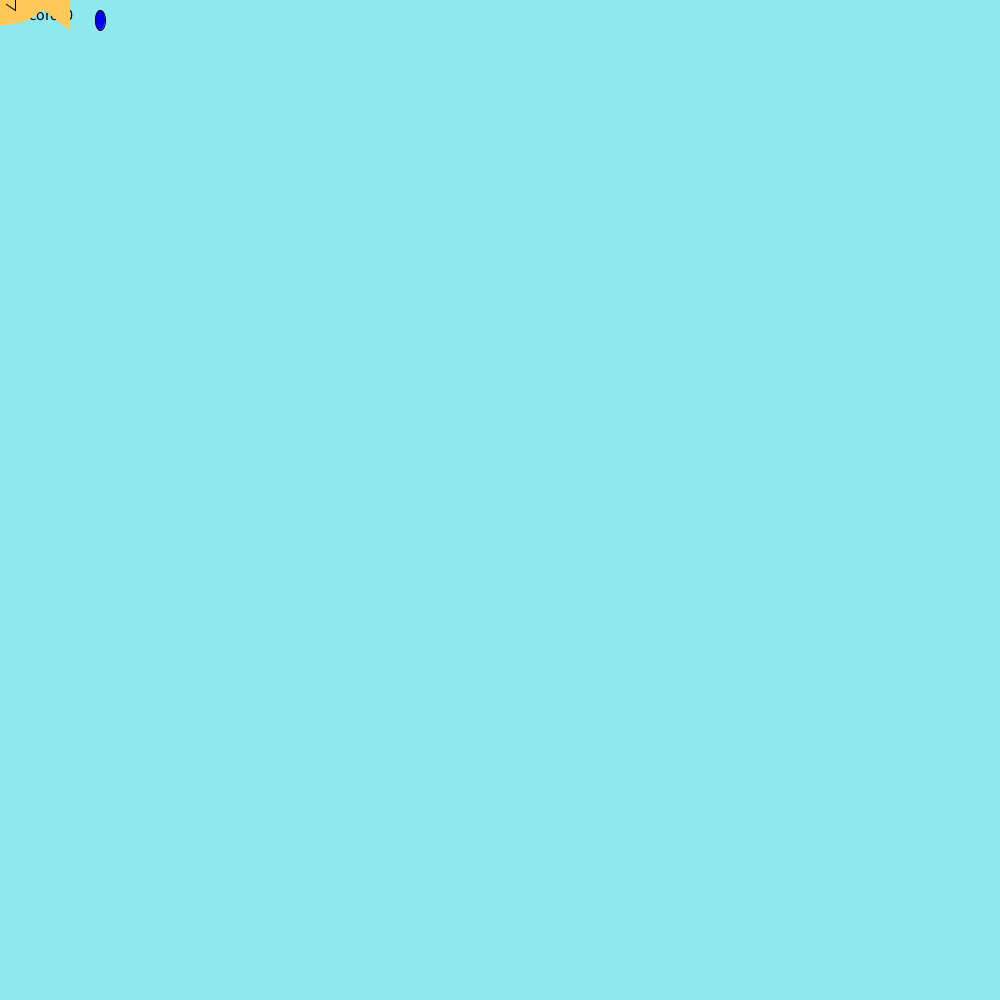
Frame 1 (no input)
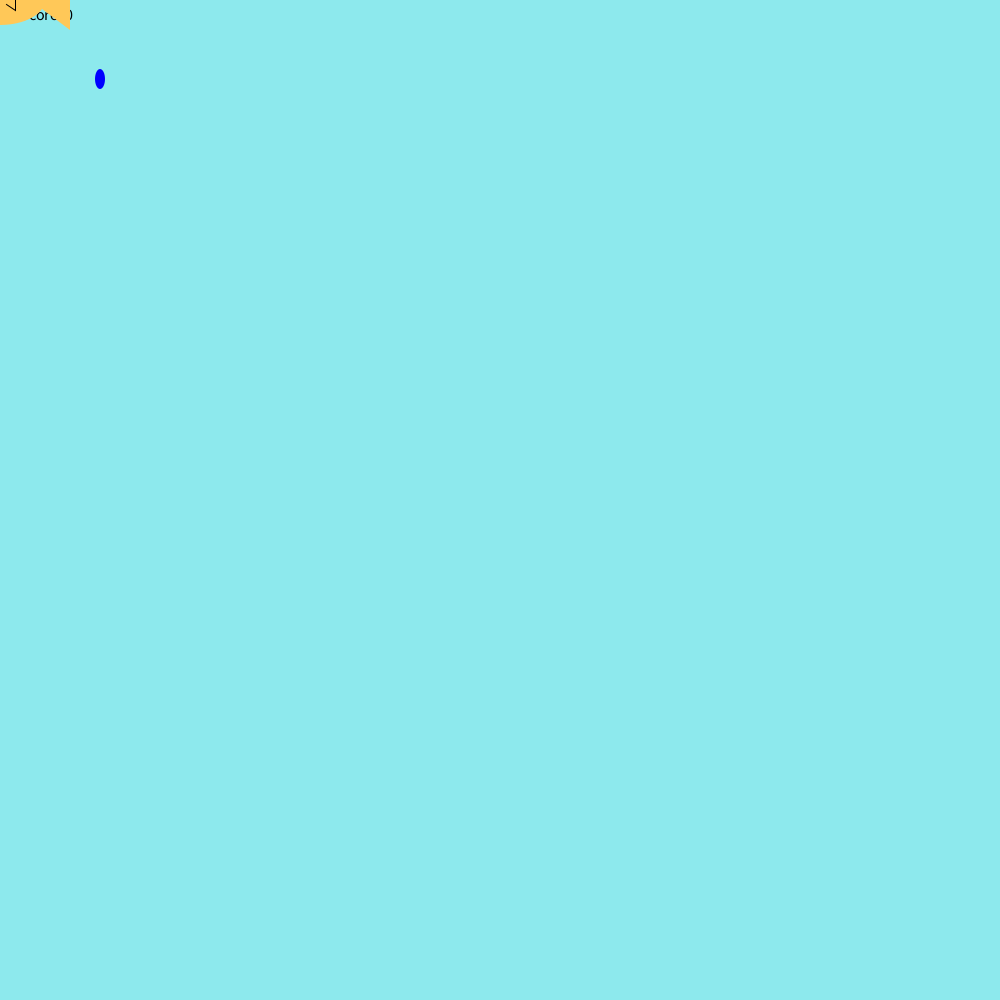
Frame 60 (the mouse pressed at the canvas centre just before this capture)
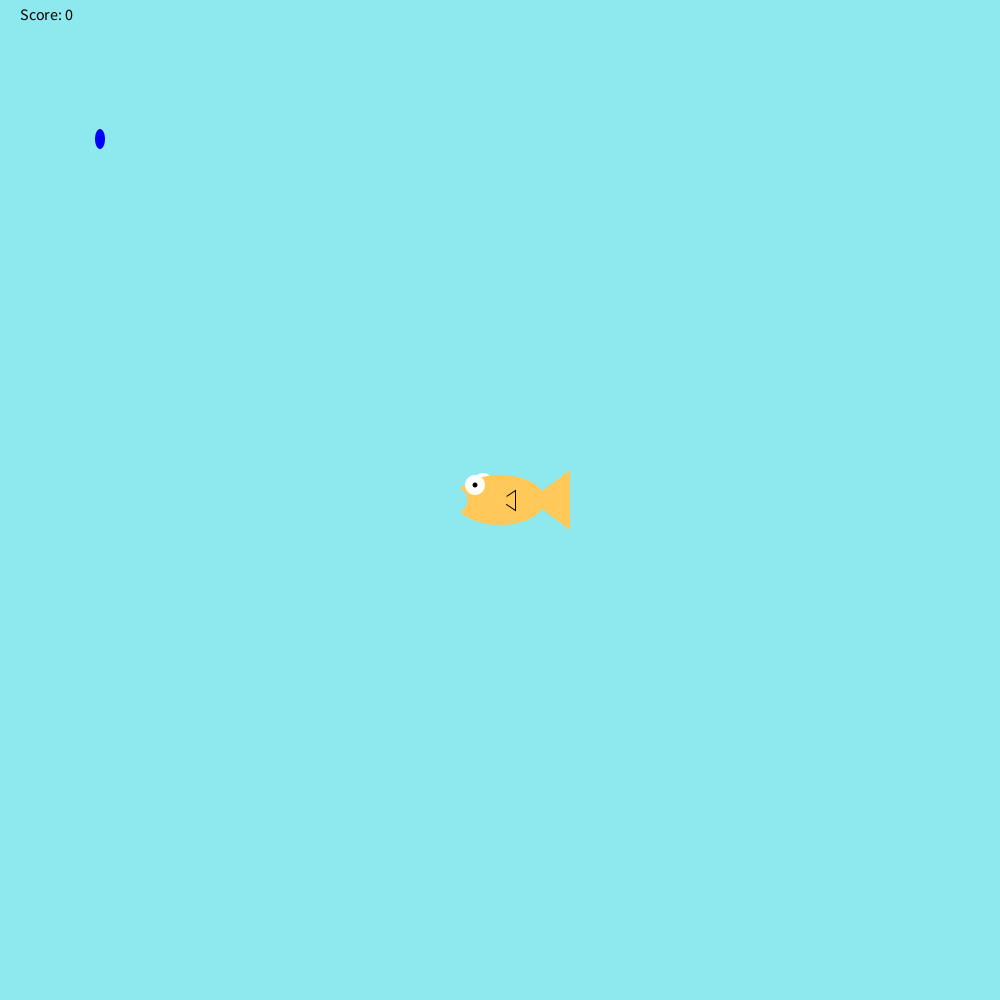
Frame 120 (the mouse held since frame 60 and released just before this capture)

The Processing sketch that drew these frames (run headless with seeded random() and noise(); from frame 60 on, the mouse is pressed at the canvas centre):

// Processing sketch: FishFeedingFoctopus
// ── FishFeedingFoctopus.pde
int foodX = 100;
int foodY = 20;
int score = 0;
void setup(){
size(1000,1000);
  
}
  void draw() {
  fill(0, 0, 0);
textSize(16);
text("Score: " + score, 20, 20);
background (141,233,237);
fill(0, 0, 255);
ellipse(foodX, foodY, 10, 20);
foodY=foodY+1; 
if (foodY > height) {
 foodX= (int) random(width-20);
 ellipse(foodX, foodY, 10, 20);
}
  fill(0, 0, 0);
textSize(16);
text("Score: " + score, 20, 20);
textSize(12); //if it’s not big enough
if(score>20) {
text("You are half good." , 500, 500); }
textSize(20);
if(score>40) {
text("You are good and have won!", 510, 510); }
checkCatch(foodX, foodY); 




drawFish();



  }
   void drawFish(){
     noStroke();
     fill(255,255,255);
     ellipse(mouseX-17,mouseY-17,20,20); //back side eye
     fill(255,200,88);
     ellipse(mouseX,mouseY,90,50); //body
     triangle(mouseX+30,mouseY,mouseX+70,mouseY+30,mouseX+70,mouseY-30); //tail
     stroke(0);
     triangle(mouseX,mouseY,mouseX+15,mouseY+10,mouseX+15,mouseY-10); //side fin
     noStroke();
     fill(255,200,88);
     ellipse(mouseX,mouseY,15,15); //side fin cover
     noStroke();
     fill(255,255,255);
     ellipse(mouseX-25,mouseY-15,20,20); //front eye
     fill(0,0,0);
     ellipse(mouseX-25,mouseY-15,5,5); //pupil
     fill(141,233,237);
     ellipse(mouseX-45,mouseY,25,25); //mouth
}

void checkCatch(int x, int y){
     if(x > mouseX && x < mouseX+70){
          if(y > mouseY-17 && y < mouseY+30){
               score++; 
               foodY = 20; //if the food was eaten, make more food fall from the top
               foodX = (int) random(width-20);
          }
     }
     else if (foodY > height && score > 0){
          score--;
     }
}
